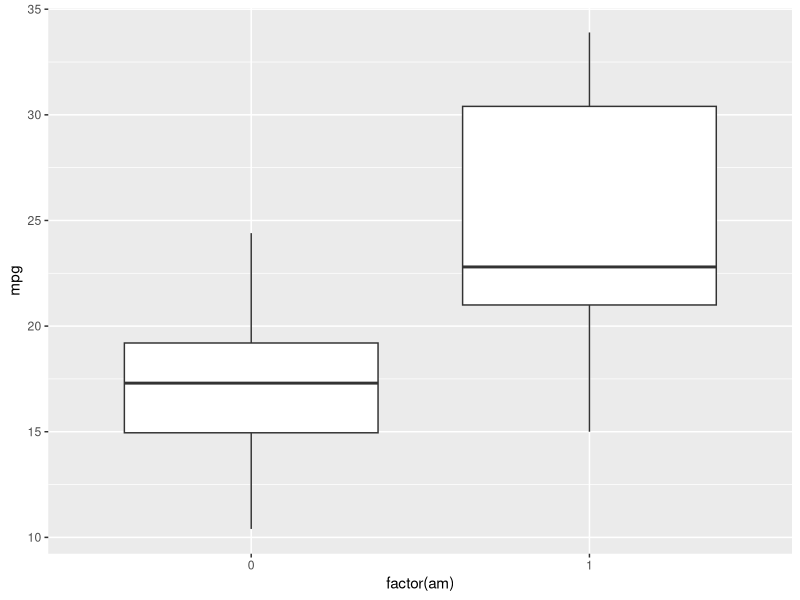
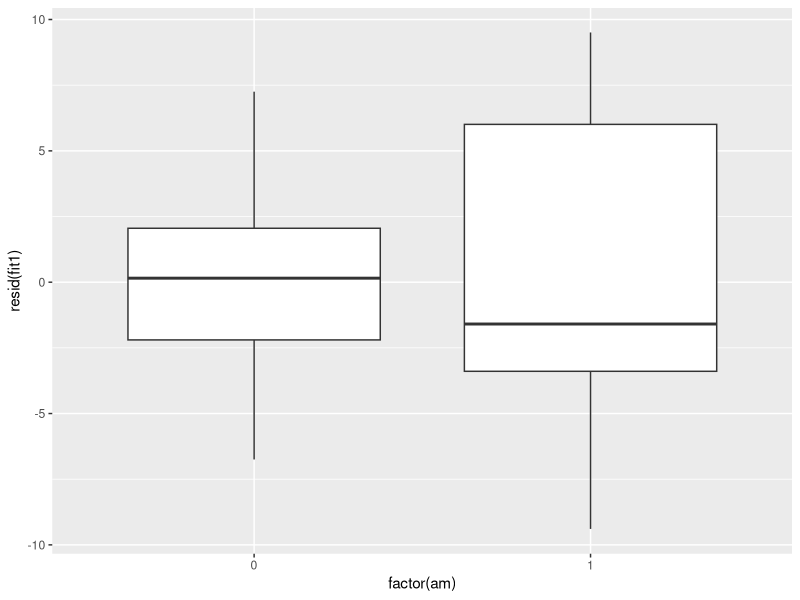
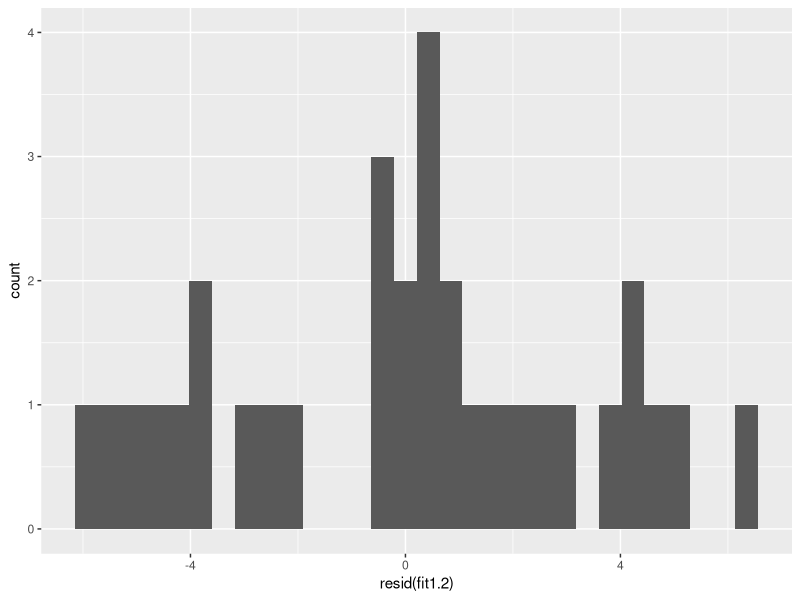

Here is the R script that generated these plots, in order:
## ---- chunk 1
library(ggplot2)
data("mtcars")
dt <- mtcars
#Test single-regression
fit1 <- lm(mpg ~ am, data = dt)
summary(fit1)$coefficients
## ---- chunk 2
library(car)
fit2 <- lm(mpg ~ ., data = dt)
vif(fit2)
## ---- chunk 3
fit1.1 <- update(fit1, mpg ~ am + drat)
fit1.2 <- update(fit1, mpg ~ am + drat + vs)
fit1.3 <- update(fit1, mpg ~ am + drat + vs + gear)
anova(fit1, fit1.1, fit1.2, fit1.3)
## ---- chunk 4
g <- ggplot(data = mtcars) +
  geom_boxplot(aes(x = factor(am), y = mpg))
g
## ---- chunk 5
h <- ggplot(data = mtcars) +
  geom_boxplot(aes(x = factor(am), y = resid(fit1)))
h
## ---- chunk 6
i <- ggplot(data = mtcars) +
  geom_histogram(aes(resid(fit1.2)))
i

